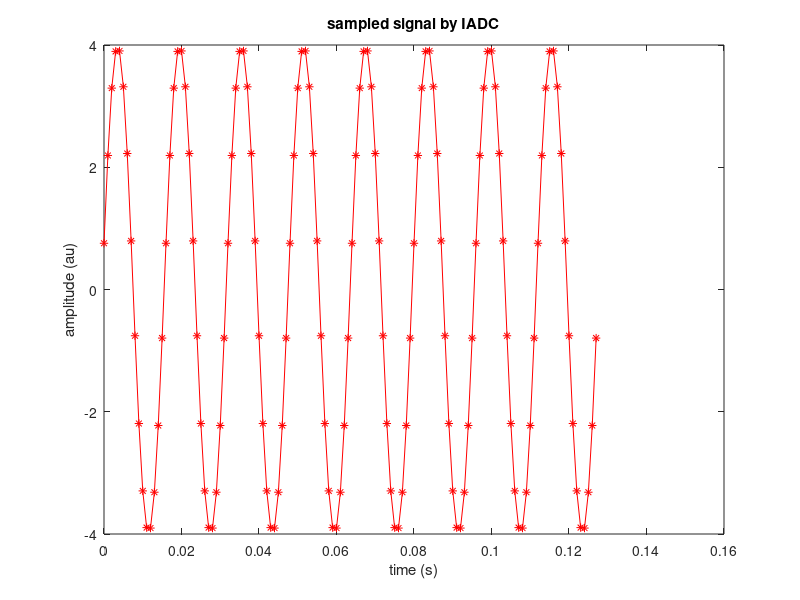
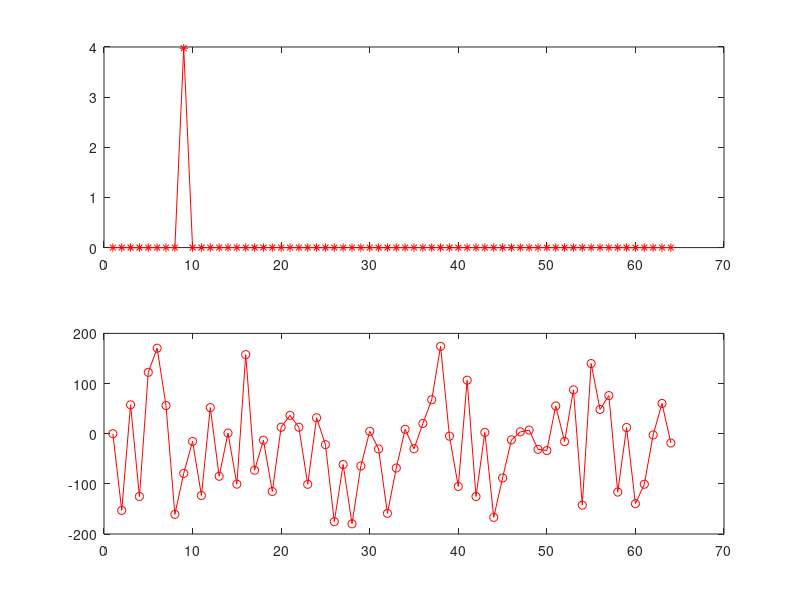

Recreate these plots in MATLAB, in order.

%%
% Sampling a Sinus with a Theoretical IADC based on HP3458
%
% Authors: Ricardo Iuzzolino
%
% Date: 1-February-2024
%
% version: 1.0


close all;
clear all;

% Input signal parameters
freq=62.5;
nPeriod=8;
nMuestras=16;
A0=0.5*8;

% Sampling parameters (calculated according the input signal to have a coherent sampling)
fs = nMuestras*freq;
t = 0:1/fs:nPeriod/freq; t=t(1:end-1);
ts=0:1/(nMuestras*fs):nPeriod/freq; ts=ts(1:end-1);

% Input signal
x1 = A0*sin(2*pi*freq*t);

% Sampling time
Ts = 1/fs;

% Aperute time (HP3458)
SAFETIME = 25e-6;
Ta = Ts - SAFETIME;


%% Input signal to be sampled (edit the fun(x))
fun = @(x)A0*sin(2*pi*freq*x);
q=zeros(nMuestras*nPeriod,1);

for k=0:nPeriod*nMuestras-1,
q(k+1) = integral(fun,k*Ts,k*Ts+Ta)/Ta;
end

%
% Fourier transform
%
X1=fft(x1);
X2=fft(q);


Mag=2*abs(X2)/length(X2);
Phase=angle(X2).*(180/pi);

disp('Results')
fbin=nPeriod+1;
As=Mag(fbin)
Phi=Phase(fbin)


% plots
figure
plot(t, q,'r*-');
xlabel('time (s)')
ylabel('amplitude (au)')
title('sampled signal by IADC')

figure
subplot(211),plot((Mag(1:end/2)), 'r*-');
subplot(212),plot(Phase(1:end/2),'ro-');

KSinc=sin(pi*freq*Ta)/(pi*freq*Ta)
KPhase = angle(exp(-j*pi*freq*Ta))*180/pi


%% Corrected results for t_aper

As/KSinc/sqrt(2)
Phi+KPhase
